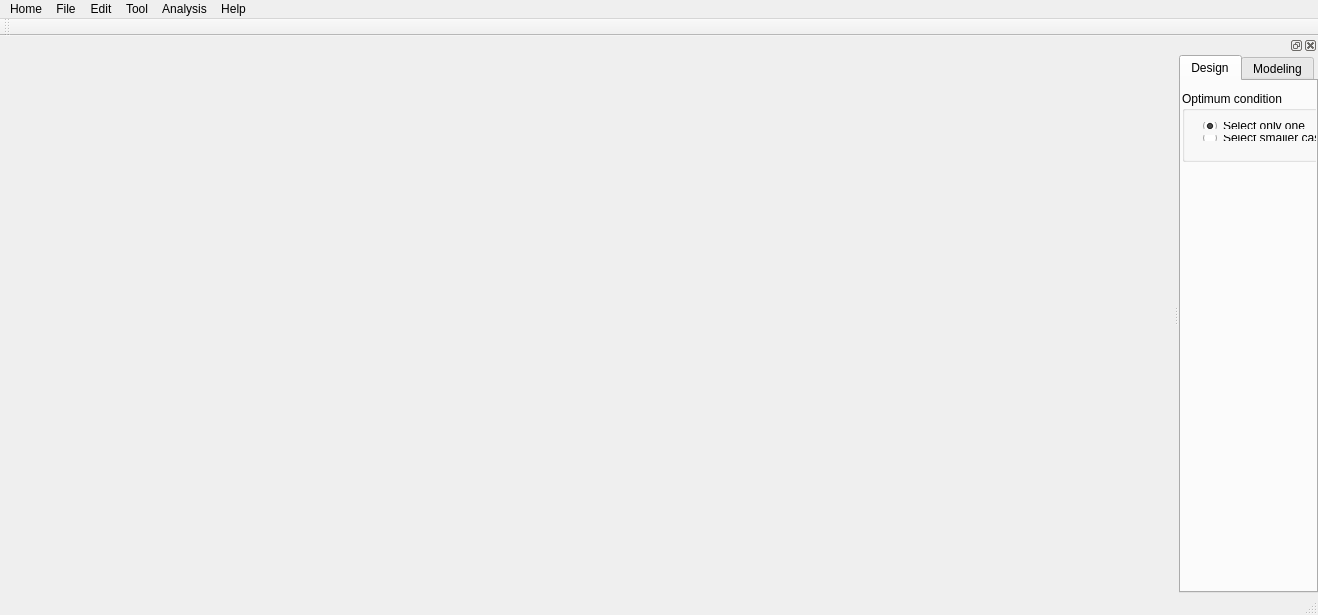
<?xml version="1.0" encoding="UTF-8"?>
<ui version="4.0">
 <class>DMotionClass</class>
 <widget class="QMainWindow" name="DMotionClass">
  <property name="geometry">
   <rect>
    <x>0</x>
    <y>0</y>
    <width>1318</width>
    <height>615</height>
   </rect>
  </property>
  <property name="windowTitle">
   <string>DMotion</string>
  </property>
  <widget class="QWidget" name="centralWidget"/>
  <widget class="QMenuBar" name="menuBar">
   <property name="geometry">
    <rect>
     <x>0</x>
     <y>0</y>
     <width>1318</width>
     <height>21</height>
    </rect>
   </property>
   <widget class="QMenu" name="menuHome">
    <property name="title">
     <string>Home</string>
    </property>
    <addaction name="actionAbout_DMotion"/>
    <addaction name="actionExit"/>
   </widget>
   <widget class="QMenu" name="menuFile">
    <property name="title">
     <string>File</string>
    </property>
    <addaction name="File_New"/>
    <addaction name="File_Open"/>
    <addaction name="File_Save"/>
    <addaction name="separator"/>
    <addaction name="File_Import"/>
   </widget>
   <widget class="QMenu" name="menuEdit">
    <property name="title">
     <string>Edit</string>
    </property>
    <addaction name="Edit_VelocityProfile"/>
   </widget>
   <widget class="QMenu" name="menuHelp">
    <property name="title">
     <string>Help</string>
    </property>
   </widget>
   <widget class="QMenu" name="menuAnalysis">
    <property name="title">
     <string>Analysis</string>
    </property>
    <addaction name="Analysis_dynamic"/>
   </widget>
   <widget class="QMenu" name="menuTool">
    <property name="title">
     <string>Tool</string>
    </property>
    <addaction name="Tool_Graph"/>
    <addaction name="actionResult_table"/>
   </widget>
   <addaction name="menuHome"/>
   <addaction name="menuFile"/>
   <addaction name="menuEdit"/>
   <addaction name="menuTool"/>
   <addaction name="menuAnalysis"/>
   <addaction name="menuHelp"/>
  </widget>
  <widget class="QToolBar" name="mainToolBar">
   <attribute name="toolBarArea">
    <enum>TopToolBarArea</enum>
   </attribute>
   <attribute name="toolBarBreak">
    <bool>false</bool>
   </attribute>
  </widget>
  <widget class="QStatusBar" name="statusBar"/>
  <widget class="QDockWidget" name="DW_Modeling">
   <property name="allowedAreas">
    <set>Qt::RightDockWidgetArea</set>
   </property>
   <attribute name="dockWidgetArea">
    <number>2</number>
   </attribute>
   <widget class="QWidget" name="dockWidgetContents">
    <layout class="QGridLayout" name="gridLayout">
     <property name="leftMargin">
      <number>0</number>
     </property>
     <property name="topMargin">
      <number>0</number>
     </property>
     <property name="rightMargin">
      <number>0</number>
     </property>
     <property name="bottomMargin">
      <number>0</number>
     </property>
     <property name="spacing">
      <number>0</number>
     </property>
     <item row="0" column="0">
      <widget class="QTabWidget" name="TAB_MODELING">
       <property name="currentIndex">
        <number>0</number>
       </property>
       <widget class="QWidget" name="DesignTab">
        <attribute name="title">
         <string>Design</string>
        </attribute>
        <widget class="QFrame" name="DesignTabFrame">
         <property name="geometry">
          <rect>
           <x>-1</x>
           <y>10</y>
           <width>489</width>
           <height>531</height>
          </rect>
         </property>
         <property name="frameShape">
          <enum>QFrame::NoFrame</enum>
         </property>
         <property name="frameShadow">
          <enum>QFrame::Raised</enum>
         </property>
         <property name="lineWidth">
          <number>0</number>
         </property>
         <widget class="QGroupBox" name="groupBox_5">
          <property name="geometry">
           <rect>
            <x>2</x>
            <y>0</y>
            <width>481</width>
            <height>71</height>
           </rect>
          </property>
          <property name="title">
           <string>Optimum condition</string>
          </property>
          <widget class="QPushButton" name="PB_SelectParameters">
           <property name="geometry">
            <rect>
             <x>400</x>
             <y>20</y>
             <width>75</width>
             <height>41</height>
            </rect>
           </property>
           <property name="text">
            <string>Select
 parameters</string>
           </property>
          </widget>
          <widget class="QWidget" name="layoutWidget_5">
           <property name="geometry">
            <rect>
             <x>10</x>
             <y>20</y>
             <width>384</width>
             <height>41</height>
            </rect>
           </property>
           <layout class="QVBoxLayout" name="verticalLayout">
            <item>
             <widget class="QRadioButton" name="RB_OnlyOne">
              <property name="text">
               <string>Select only one</string>
              </property>
              <property name="checked">
               <bool>true</bool>
              </property>
             </widget>
            </item>
            <item>
             <widget class="QRadioButton" name="RB_SmallerThanFirst">
              <property name="text">
               <string>Select smaller case than first</string>
              </property>
             </widget>
            </item>
           </layout>
          </widget>
         </widget>
        </widget>
       </widget>
       <widget class="QWidget" name="tab_2">
        <attribute name="title">
         <string>Modeling</string>
        </attribute>
        <widget class="QGroupBox" name="groupBox">
         <property name="geometry">
          <rect>
           <x>2</x>
           <y>10</y>
           <width>480</width>
           <height>201</height>
          </rect>
         </property>
         <property name="title">
          <string>Body information</string>
         </property>
         <widget class="QWidget" name="layoutWidget_6">
          <property name="geometry">
           <rect>
            <x>10</x>
            <y>20</y>
            <width>461</width>
            <height>173</height>
           </rect>
          </property>
          <layout class="QGridLayout" name="gridLayout_4">
           <item row="0" column="1">
            <widget class="QLabel" name="L_Head">
             <property name="text">
              <string>Nozzle</string>
             </property>
             <property name="alignment">
              <set>Qt::AlignCenter</set>
             </property>
            </widget>
           </item>
           <item row="0" column="2">
            <widget class="QLabel" name="L_Link">
             <property name="text">
              <string>Link</string>
             </property>
             <property name="alignment">
              <set>Qt::AlignCenter</set>
             </property>
            </widget>
           </item>
           <item row="0" column="3">
            <widget class="QLabel" name="L_Cam">
             <property name="text">
              <string>Cam</string>
             </property>
             <property name="alignment">
              <set>Qt::AlignCenter</set>
             </property>
            </widget>
           </item>
           <item row="0" column="4">
            <widget class="QLabel" name="L_Passive">
             <property name="text">
              <string>Arc</string>
             </property>
             <property name="alignment">
              <set>Qt::AlignCenter</set>
             </property>
            </widget>
           </item>
           <item row="1" column="0">
            <widget class="QLabel" name="L_X">
             <property name="text">
              <string>X</string>
             </property>
             <property name="alignment">
              <set>Qt::AlignCenter</set>
             </property>
            </widget>
           </item>
           <item row="1" column="1">
            <widget class="QLineEdit" name="LE_Head_X"/>
           </item>
           <item row="1" column="2">
            <widget class="QLineEdit" name="LE_Link_X"/>
           </item>
           <item row="1" column="3">
            <widget class="QLineEdit" name="LE_Cam_X"/>
           </item>
           <item row="1" column="4">
            <widget class="QLineEdit" name="LE_Passive_X"/>
           </item>
           <item row="2" column="0">
            <widget class="QLabel" name="L_Y">
             <property name="text">
              <string>Y</string>
             </property>
             <property name="alignment">
              <set>Qt::AlignCenter</set>
             </property>
            </widget>
           </item>
           <item row="2" column="1">
            <widget class="QLineEdit" name="LE_Head_Y"/>
           </item>
           <item row="2" column="2">
            <widget class="QLineEdit" name="LE_Link_Y"/>
           </item>
           <item row="2" column="3">
            <widget class="QLineEdit" name="LE_Cam_Y"/>
           </item>
           <item row="2" column="4">
            <widget class="QLineEdit" name="LE_Passive_Y"/>
           </item>
           <item row="3" column="0">
            <widget class="QLabel" name="L_Angle">
             <property name="text">
              <string>Angle</string>
             </property>
             <property name="alignment">
              <set>Qt::AlignCenter</set>
             </property>
            </widget>
           </item>
           <item row="3" column="1">
            <widget class="QLineEdit" name="LE_Head_Angle"/>
           </item>
           <item row="3" column="2">
            <widget class="QLineEdit" name="LE_Link_Angle"/>
           </item>
           <item row="3" column="3">
            <widget class="QLineEdit" name="LE_Cam_Angle"/>
           </item>
           <item row="3" column="4">
            <widget class="QLineEdit" name="LE_Passive_Angle"/>
           </item>
           <item row="4" column="0">
            <widget class="QLabel" name="L_Mass">
             <property name="text">
              <string>Mass</string>
             </property>
             <property name="alignment">
              <set>Qt::AlignCenter</set>
             </property>
            </widget>
           </item>
           <item row="4" column="1">
            <widget class="QLineEdit" name="LE_Head_Mass"/>
           </item>
           <item row="4" column="2">
            <widget class="QLineEdit" name="LE_Link_Mass"/>
           </item>
           <item row="4" column="3">
            <widget class="QLineEdit" name="LE_Cam_Mass"/>
           </item>
           <item row="4" column="4">
            <widget class="QLineEdit" name="LE_Passive_Mass"/>
           </item>
           <item row="5" column="0">
            <widget class="QLabel" name="L_Inertai">
             <property name="text">
              <string>Inertia</string>
             </property>
             <property name="alignment">
              <set>Qt::AlignCenter</set>
             </property>
            </widget>
           </item>
           <item row="5" column="1">
            <widget class="QLineEdit" name="LE_Head_Inertia"/>
           </item>
           <item row="5" column="2">
            <widget class="QLineEdit" name="LE_Link_Inertia"/>
           </item>
           <item row="5" column="3">
            <widget class="QLineEdit" name="LE_Cam_Inertia"/>
           </item>
           <item row="5" column="4">
            <widget class="QLineEdit" name="LE_Passive_Inertia"/>
           </item>
           <item row="6" column="0">
            <widget class="QLabel" name="L_Shape">
             <property name="text">
              <string>Shape</string>
             </property>
             <property name="alignment">
              <set>Qt::AlignCenter</set>
             </property>
            </widget>
           </item>
           <item row="6" column="1">
            <widget class="QPushButton" name="PB_HeadShape">
             <property name="text">
              <string>Nozzle shpae</string>
             </property>
            </widget>
           </item>
           <item row="6" column="2">
            <widget class="QPushButton" name="PB_LinkShape">
             <property name="text">
              <string>Link shape</string>
             </property>
            </widget>
           </item>
           <item row="6" column="3">
            <widget class="QPushButton" name="PB_CamShape">
             <property name="text">
              <string>Cam shape</string>
             </property>
            </widget>
           </item>
           <item row="6" column="4">
            <widget class="QPushButton" name="PB_PassiveShape">
             <property name="text">
              <string>Arc shape</string>
             </property>
            </widget>
           </item>
          </layout>
         </widget>
        </widget>
        <widget class="QGroupBox" name="groupBox_2">
         <property name="geometry">
          <rect>
           <x>2</x>
           <y>219</y>
           <width>480</width>
           <height>95</height>
          </rect>
         </property>
         <property name="title">
          <string>Hard point</string>
         </property>
         <widget class="QLabel" name="L_H_L_X">
          <property name="geometry">
           <rect>
            <x>107</x>
            <y>20</y>
            <width>21</width>
            <height>16</height>
           </rect>
          </property>
          <property name="text">
           <string>X</string>
          </property>
         </widget>
         <widget class="QLabel" name="L_C_C_X">
          <property name="geometry">
           <rect>
            <x>346</x>
            <y>20</y>
            <width>21</width>
            <height>16</height>
           </rect>
          </property>
          <property name="text">
           <string>X</string>
          </property>
         </widget>
         <widget class="QLabel" name="L_C_C_Y">
          <property name="geometry">
           <rect>
            <x>428</x>
            <y>20</y>
            <width>21</width>
            <height>16</height>
           </rect>
          </property>
          <property name="text">
           <string>Y</string>
          </property>
         </widget>
         <widget class="QLabel" name="L_H_L_Y">
          <property name="geometry">
           <rect>
            <x>185</x>
            <y>20</y>
            <width>21</width>
            <height>16</height>
           </rect>
          </property>
          <property name="text">
           <string>Y</string>
          </property>
         </widget>
         <widget class="QWidget" name="layoutWidget_7">
          <property name="geometry">
           <rect>
            <x>10</x>
            <y>37</y>
            <width>461</width>
            <height>48</height>
           </rect>
          </property>
          <layout class="QGridLayout" name="gridLayout_3">
           <item row="0" column="0">
            <widget class="QLabel" name="L_HeadLink">
             <property name="text">
              <string>NozzleLink</string>
             </property>
            </widget>
           </item>
           <item row="0" column="1">
            <widget class="QLineEdit" name="LE_HeadLink_X"/>
           </item>
           <item row="0" column="2">
            <widget class="QLineEdit" name="LE_HeadLink_Y"/>
           </item>
           <item row="0" column="3">
            <widget class="QLabel" name="L_CamGround">
             <property name="text">
              <string>CamGround</string>
             </property>
            </widget>
           </item>
           <item row="0" column="4">
            <widget class="QLineEdit" name="LE_CamGround_X"/>
           </item>
           <item row="0" column="5">
            <widget class="QLineEdit" name="LE_CamGround_Y"/>
           </item>
           <item row="1" column="0">
            <widget class="QLabel" name="L_LinkCam">
             <property name="text">
              <string>LinkCam</string>
             </property>
            </widget>
           </item>
           <item row="1" column="1">
            <widget class="QLineEdit" name="LE_LinkCam_X"/>
           </item>
           <item row="1" column="2">
            <widget class="QLineEdit" name="LE_LinkCam_Y"/>
           </item>
           <item row="1" column="3">
            <widget class="QLabel" name="L_Cam_Passive">
             <property name="text">
              <string>CamArc</string>
             </property>
            </widget>
           </item>
           <item row="1" column="4">
            <widget class="QLineEdit" name="LE_CamPassive_X"/>
           </item>
           <item row="1" column="5">
            <widget class="QLineEdit" name="LE_CamPassive_Y"/>
           </item>
          </layout>
         </widget>
        </widget>
        <widget class="QGroupBox" name="groupBox_3">
         <property name="geometry">
          <rect>
           <x>2</x>
           <y>320</y>
           <width>481</width>
           <height>101</height>
          </rect>
         </property>
         <property name="title">
          <string>Driving condition</string>
         </property>
         <widget class="QWidget" name="layoutWidget_8">
          <property name="geometry">
           <rect>
            <x>10</x>
            <y>20</y>
            <width>461</width>
            <height>40</height>
           </rect>
          </property>
          <layout class="QGridLayout" name="gridLayout_5">
           <item row="0" column="0">
            <widget class="QLabel" name="DCL_Stroke">
             <property name="text">
              <string>Stroke</string>
             </property>
             <property name="alignment">
              <set>Qt::AlignCenter</set>
             </property>
            </widget>
           </item>
           <item row="0" column="1">
            <widget class="QLabel" name="DCL_Ratio">
             <property name="text">
              <string>Ratio</string>
             </property>
             <property name="alignment">
              <set>Qt::AlignCenter</set>
             </property>
            </widget>
           </item>
           <item row="0" column="2">
            <widget class="QLabel" name="DCL_MRV">
             <property name="text">
              <string>Max relative velocity</string>
             </property>
             <property name="alignment">
              <set>Qt::AlignCenter</set>
             </property>
            </widget>
           </item>
           <item row="0" column="3">
            <widget class="QLabel" name="DCL_MRVT">
             <property name="text">
              <string>Max relative velocity time</string>
             </property>
             <property name="alignment">
              <set>Qt::AlignCenter</set>
             </property>
            </widget>
           </item>
           <item row="1" column="0">
            <widget class="QLineEdit" name="DCLE_Stroke"/>
           </item>
           <item row="1" column="1">
            <widget class="QLineEdit" name="DCLE_Ratio"/>
           </item>
           <item row="1" column="2">
            <widget class="QLineEdit" name="DCLE_MRV"/>
           </item>
           <item row="1" column="3">
            <widget class="QLineEdit" name="DCLE_MRVT"/>
           </item>
          </layout>
         </widget>
         <widget class="QWidget" name="layoutWidget_9">
          <property name="geometry">
           <rect>
            <x>10</x>
            <y>60</y>
            <width>461</width>
            <height>32</height>
           </rect>
          </property>
          <layout class="QHBoxLayout" name="horizontalLayout_2">
           <property name="topMargin">
            <number>7</number>
           </property>
           <item>
            <widget class="QPushButton" name="PB_CreateByUserInput">
             <property name="text">
              <string>Create by user input</string>
             </property>
            </widget>
           </item>
           <item>
            <widget class="QPushButton" name="PB_ImportNozzelVelocity">
             <property name="text">
              <string>Import nozzel velocity</string>
             </property>
            </widget>
           </item>
           <item>
            <widget class="QPushButton" name="PB_ImportArcVelocity">
             <property name="text">
              <string>Import arc velocity</string>
             </property>
            </widget>
           </item>
          </layout>
         </widget>
        </widget>
       </widget>
      </widget>
     </item>
    </layout>
   </widget>
  </widget>
  <action name="Edit_VelocityProfile">
   <property name="text">
    <string>Velocity profile</string>
   </property>
  </action>
  <action name="File_New">
   <property name="text">
    <string>New</string>
   </property>
  </action>
  <action name="File_Open">
   <property name="text">
    <string>Open</string>
   </property>
  </action>
  <action name="File_Save">
   <property name="text">
    <string>Save</string>
   </property>
  </action>
  <action name="actionAbout_DMotion">
   <property name="text">
    <string>About DMotion</string>
   </property>
  </action>
  <action name="actionExit">
   <property name="text">
    <string>Exit</string>
   </property>
  </action>
  <action name="File_Import_STEP">
   <property name="text">
    <string>STEP</string>
   </property>
  </action>
  <action name="File_Import_IGES">
   <property name="text">
    <string>IGES</string>
   </property>
  </action>
  <action name="File_Import_2">
   <property name="text">
    <string>Import</string>
   </property>
  </action>
  <action name="File_Import">
   <property name="text">
    <string>Import</string>
   </property>
  </action>
  <action name="Analysis_dynamic">
   <property name="text">
    <string>Dynamic</string>
   </property>
  </action>
  <action name="Tool_Graph">
   <property name="text">
    <string>Graph</string>
   </property>
  </action>
  <action name="actionResult_table">
   <property name="text">
    <string>Result table</string>
   </property>
  </action>
 </widget>
 <layoutdefault spacing="6" margin="11"/>
 <resources>
  <include location="dmotion.qrc"/>
 </resources>
 <connections/>
</ui>
